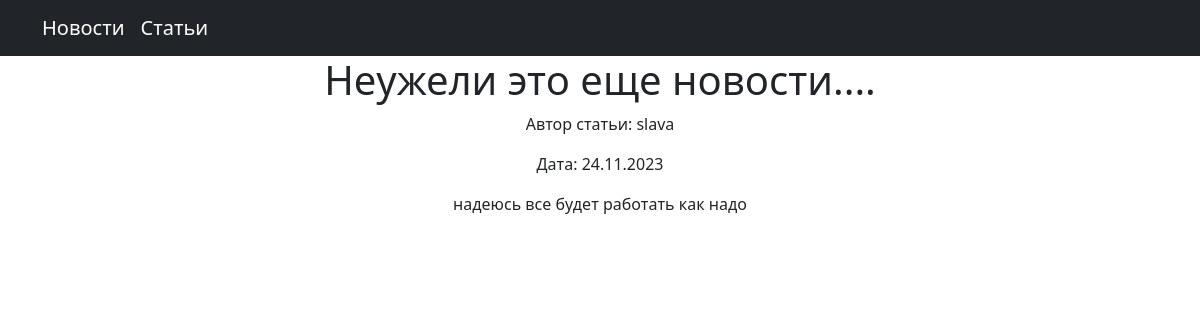
/news/18, run on the app's committed database.
### news/models.py (models this page shows, shortened)
class Post(models.Model):
    author = models.ForeignKey(Author, on_delete=models.CASCADE)
    type = models.CharField(max_length = 2, choices=POSITIONS, default=article)
    time_create = models.DateTimeField(auto_now_add=True)
    time_update = models.DateTimeField(auto_now=True)
    category = models.ManyToManyField(Category, through='PostCategory')
    header = models.CharField(max_length=255)
    text = models.TextField()
    rating = models.IntegerField(default=0)

class Author(models.Model):
    user = models.OneToOneField(User, on_delete=models.CASCADE)
    rating = models.IntegerField(default=0)

### news/views.py (the view)
# urls.py: path('news/<int:pk>', PostDetail.as_view(), name='newsid')
class PostDetail(DetailView):
    model = Post
    template_name = 'post.html'
    context_object_name = 'post'

### news/templatetags/custom_filters.py (called while the page is built)
@register.filter()
def censor(value):
   if type(value) != str:
      raise TypeError
   for word in badwords:
      temp = value.lower().find(word)
      while temp!=-1:
        count = (len(word)-1)
        value = value[:temp+1] + '*'*count + value[temp+count+1:]
        temp = value.lower().find(word)
   return f'{value}'

### templates/post.html (shortened to what this page needs)
{% extends 'default.html' %}
{% load custom_filters %}
{% block content %}
<h1>{{post.header}}</h1>
<p>Автор статьи: {{post.author.user.username}}</p>
<p>Дата: {{post.time_create|date:"d.m.Y"}}</p>
<p>{{post.text|censor}}</p>
{% endblock content %}

### data on the page
Post: header "Неужели это еще новости....", author.user.username "slava", time_create "24.11.2023", text|censor "надеюсь все будет работать как надо"
